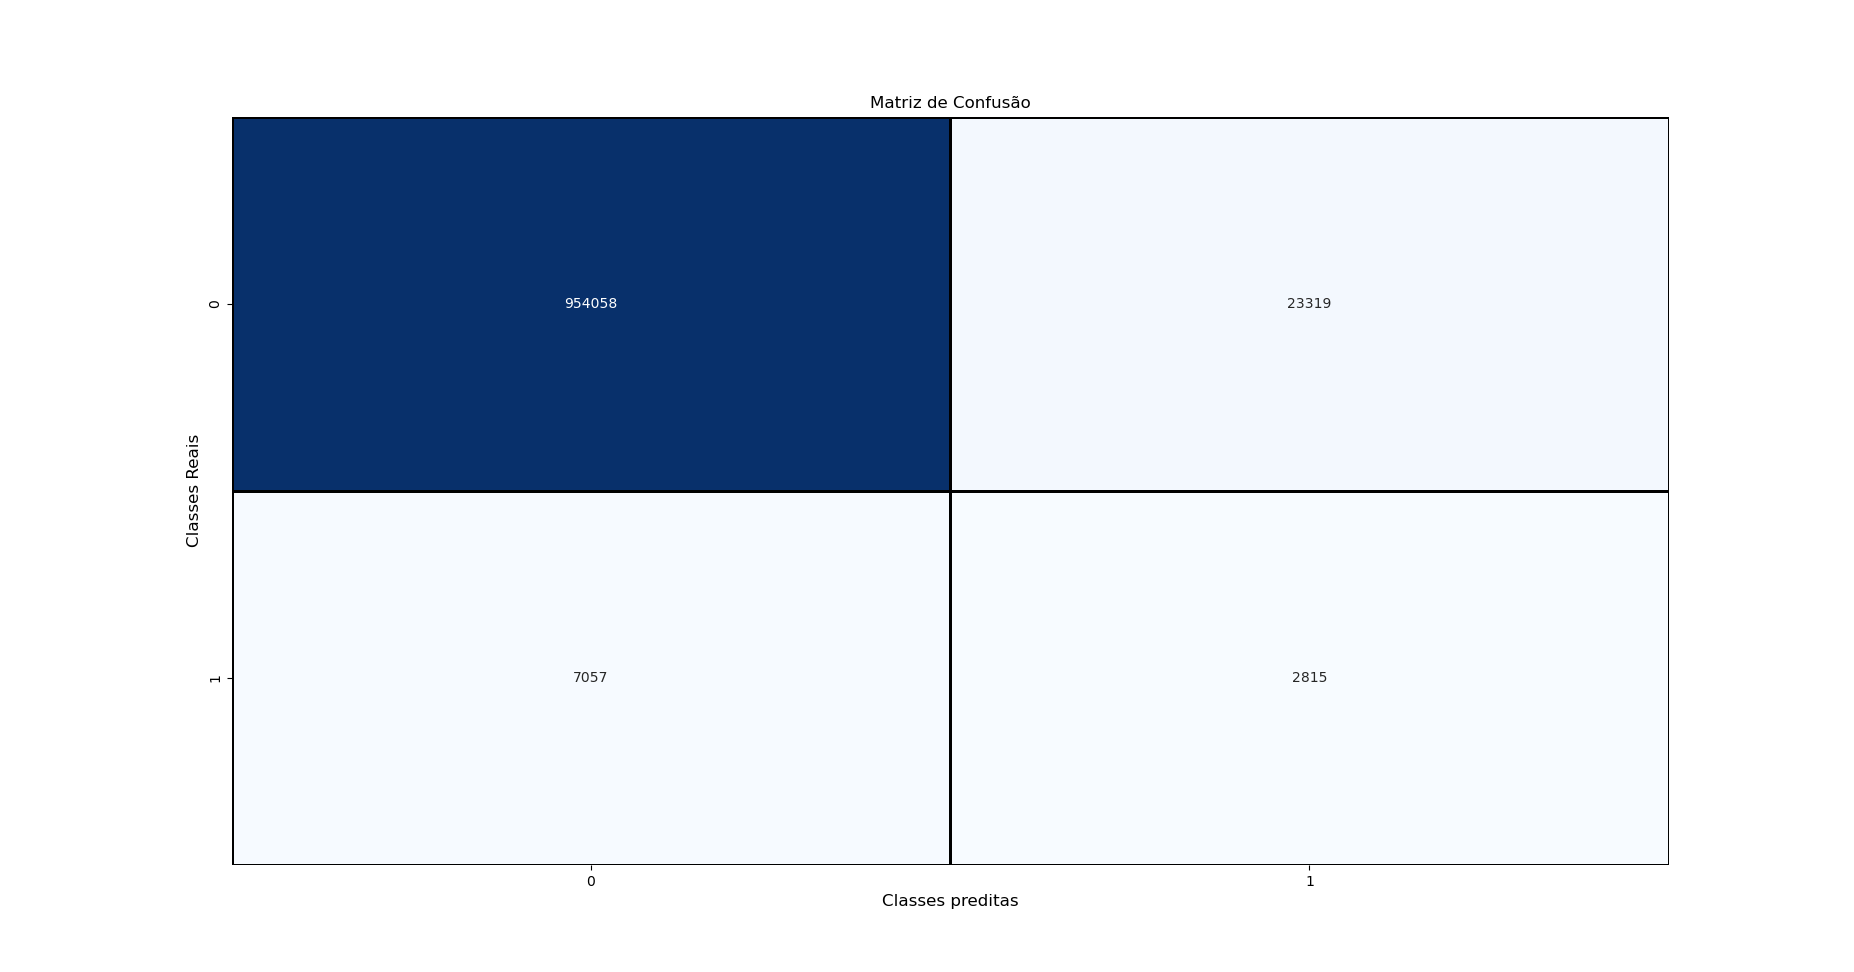

Python code for this plot:
#import os 
#os.environ["tf_gpu_allocator"]="cuda_malloc_async"


from sklearn.model_selection import train_test_split
from sklearn.metrics import confusion_matrix
from sklearn.metrics import accuracy_score
from sklearn.metrics import classification_report

import numpy as np
import matplotlib.pyplot as plt
import pandas as pd

import heapq 
#os.environ["tf_gpu_allocator"]="cuda_malloc_async"



import math
import seaborn as sns


import tensorflow as tf
from tensorflow import keras

from keras.layers import Dense, Input, Dropout, BatchNormalization
from keras.models import Sequential
from keras.utils import to_categorical
from keras.optimizers import Adam




# Enable logging to see which CPU cores or operations are being placed
#tf.debugging.set_log_device_placement(True)


BS=256 #Batch SIze
LR=0.01 #Learning Rate
WT=100 #weight for VH error in class_weight
L1=100 #Number of units in Hidden Layer 1
L2=100 #Number of units in Hidden Layer 2
L3=100 #Number of units in Hidden Layer 3

CW = {0: 1.0, 1: WT}

per=0.01 #percentagem de VH




#Training Bit
file_path = "training_bit.txt"

with open(file_path, 'r') as myfile:
    data_training = [list(line.strip()) for line in myfile] # Read each line, convert to a list of characters

#Create the DataFrame
X_treinamento = pd.DataFrame(data_training).astype(int)
print(f"X_treinamento:\n{X_treinamento.describe()}\n")


#Validation Bit
file_path = "validation_bit.txt"

with open(file_path, 'r') as myfile:
    data_validation = [list(line.strip()) for line in myfile] # Read each line, convert to a list of characters

#Create the DataFrame
X_validacao = pd.DataFrame(data_validation).astype(int)
print(f"X_validacao:\n{X_validacao.describe()}\n")

#Testing Bit
file_path = "testing_bit.txt"

with open(file_path, 'r') as myfile:
    data_testing = [list(line.strip()) for line in myfile] # Read each line, convert to a list of characters

#Create the DataFrame
X_teste = pd.DataFrame(data_testing).astype(int)
print(f"X_teste:\n{X_teste.describe()}\n")




#Training Score
file_path = "training_score.txt"
y_treinamento_unravelled=pd.read_csv(file_path, header=None)
y_treinamento_unravelled.columns=['Score']
print(f"y_treinamento_unravelled:\n{y_treinamento_unravelled.describe()}\n")
y_treinamento=np.ravel(y_treinamento_unravelled)

y_treinamento_ar = heapq.nsmallest(math.floor(per*len(y_treinamento)), y_treinamento.T)
y_treinamento_lim = y_treinamento_ar[math.floor(per*len(y_treinamento))-1]
y_treinamento_VH = [x<=y_treinamento_lim for x in y_treinamento.T]

# Temos 2 classes
# Converter o vetor de rótulos para uma matriz binária
# Alterar o conjunto de dados de rótulos para o formato de string binária 1-de-N (one-hot encoding)
# Teremos uma rede neural com 2 neurônios na camada de saída
y_treinamento_VH = to_categorical(y_treinamento_VH)


#Validation Score
file_path = "validation_score.txt"
y_validacao_unravelled=pd.read_csv(file_path, header=None)
y_validacao_unravelled.columns=['Score']
print(f"y_validacao_unravelled:\n{y_validacao_unravelled.describe()}\n")
y_validacao=np.ravel(y_validacao_unravelled)

y_validacao_ar = heapq.nsmallest(math.floor(per*len(y_validacao)), y_validacao.T)
y_validacao_lim = y_validacao_ar[math.floor(per*len(y_validacao))-1]
y_validacao_VH = [x<=y_validacao_lim for x in y_validacao.T]

# Temos 2 classes
# Converter o vetor de rótulos para uma matriz binária
# Alterar o conjunto de dados de rótulos para o formato de string binária 1-de-N (one-hot encoding)
# Teremos uma rede neural com 2 neurônios na camada de saída
y_validacao_VH = to_categorical(y_validacao_VH)

#Testing Score
file_path = "testing_score.txt"
y_teste_unravelled=pd.read_csv(file_path, header=None)
y_teste_unravelled.columns=['Score']
print(f"y_teste_unravelled:\n{y_teste_unravelled.describe()}\n")
y_teste=np.ravel(y_teste_unravelled)

y_teste_ar = heapq.nsmallest(math.floor(per*len(y_teste)), y_teste.T)
y_teste_lim = y_teste_ar[math.floor(per*len(y_teste))-1]
y_teste_VH = [x<=y_teste_lim for x in y_teste.T]

# Temos 2 classes
# Converter o vetor de rótulos para uma matriz binária
# Alterar o conjunto de dados de rótulos para o formato de string binária 1-de-N (one-hot encoding)
# Teremos uma rede neural com 2 neurônios na camada de saída
y_teste_VH = to_categorical(y_teste_VH)



#num_objetos num_colunas
num_objetos, num_colunas = X_treinamento.shape


#Treino teste
#X_treino, X_teste, y_treino, y_teste = train_test_split(previsoes_df, previsoes_VH, test_size = 0.3, random_state = 42)
                                                                  
                                                                  
#Treinamento Validação
#X_treinamento, X_validacao, y_treinamento, y_validacao = train_test_split(X_treino, y_treino, test_size=0.2, random_state=42)


## Topologia da Rede Neural
# - relu:  função de ativação ReLU: f(x) = max(0, x)
# - softmax: cada neurônio de saída receberá uma probabilidade

modelo = Sequential()
modelo.add(Input(shape=(num_colunas,)))
modelo.add(Dense(units=L1,name='camada_escondida_1', activation='relu'))
modelo.add(Dense(units=L2,name='camada_escondida_2', activation='relu'))
modelo.add(Dense(units=L3,name='camada_escondida_3', activation='relu'))
modelo.add(Dense(units=y_treinamento_VH.shape[1], name='camada_saida', activation='softmax')) #Ou é Virtual hit ou não é


## Parâmetros da Rede Neural
#  optimizer = algoritmo para atualizar os pesos baseado no loss:
#       Ex. 'adam', 'sgd', 'rmsprop'
#  loss = cálculo do erro.
#       Ex.: 'mean_squared_error','categorical_crossentropy', 'binary_crossentropy'
#  metrics = lista de métricas para avaliar o modelo

#custom_adam = Adam(learning_rate=LR)  # Customizando para definir a learning_rate

sgd_optimizer = keras.optimizers.SGD(learning_rate=LR, momentum=0.9)

modelo.compile(optimizer = sgd_optimizer,
               loss = 'categorical_crossentropy',
               metrics = ['accuracy'])

modelo.summary()






#Treinamento da Rede Neural

# 150 épocas
# Atenção para o conjunto de validação.

modelo.fit(X_treinamento,
           y_treinamento_VH,
           batch_size = BS,
           epochs = 150,
           class_weight=CW,
           validation_data = (X_validacao, y_validacao_VH))


#Salvar modelo
sv_pth='BS_'+str(BS)+'_LR_'+str(LR)+'_WT_'+str(WT)+'_'+str(L1)+'_'+str(L2)+'_'+str(L3)
#sv_pth='BS_'+str(BS)+'_LR_'+str(LR)+'_WT_'+str(WT)+'_'+str(L1)+'_'+str(L2)+'_'+str(L3)
modelo.save('./Resultados class/'+sv_pth+'/'+sv_pth+'.h5')


#Extração de previsões
previsoes = modelo.predict(X_teste)

# Como a RN está modelada com três saídas, precisamos buscar a posição da cadeia# de string binária que possui o maior valor (o valor True, i.e., 1)
# Tanto para a classe real quanto para a classe predita
y_previsao_matrix = [np.argmax(t) for t in previsoes]
y_teste_matrix = [np.argmax(t) for t in y_teste_VH]


# Acurácia do Modelo avaliada no Conjunto de Dados de teste:
accuracy = accuracy_score(y_teste_matrix, y_previsao_matrix)
print("Acurácia no conjunto de teste ( previsões Corretas / todas as previsões  ):\n", accuracy)



#Matriz de confusão - tabela com desempenho do modelo
confusao = confusion_matrix(y_teste_matrix, y_previsao_matrix)
print("Matriz de Confusão no Conjunto de Teste (Classes reais x Classes preditas):")

print("Matriz de Confusão")
print(confusao)

# Matriz de Confusão - representação mais informativa e didática
print("\n\n Matriz de Confusão")
sns.heatmap(
    confusao,
    annot=True,          # Show números nas células
    fmt='d',             # Números como inteiros
    cmap='Blues',        # Paleta de cores
    cbar=False,          # Remover barra à direita
    linewidths=1,        # Adicionar borda
    linecolor='black'    # Cor da borda
)
plt.xlabel('Classes preditas', fontsize=12)
plt.ylabel('Classes Reais', fontsize=12)
plt.title('Matriz de Confusão', fontsize=12)
plt.show()

#https://stackoverflow.com/questions/54141663/how-can-i-solve-error-allocation-exceeds-10-of-system-memory-on-keras
